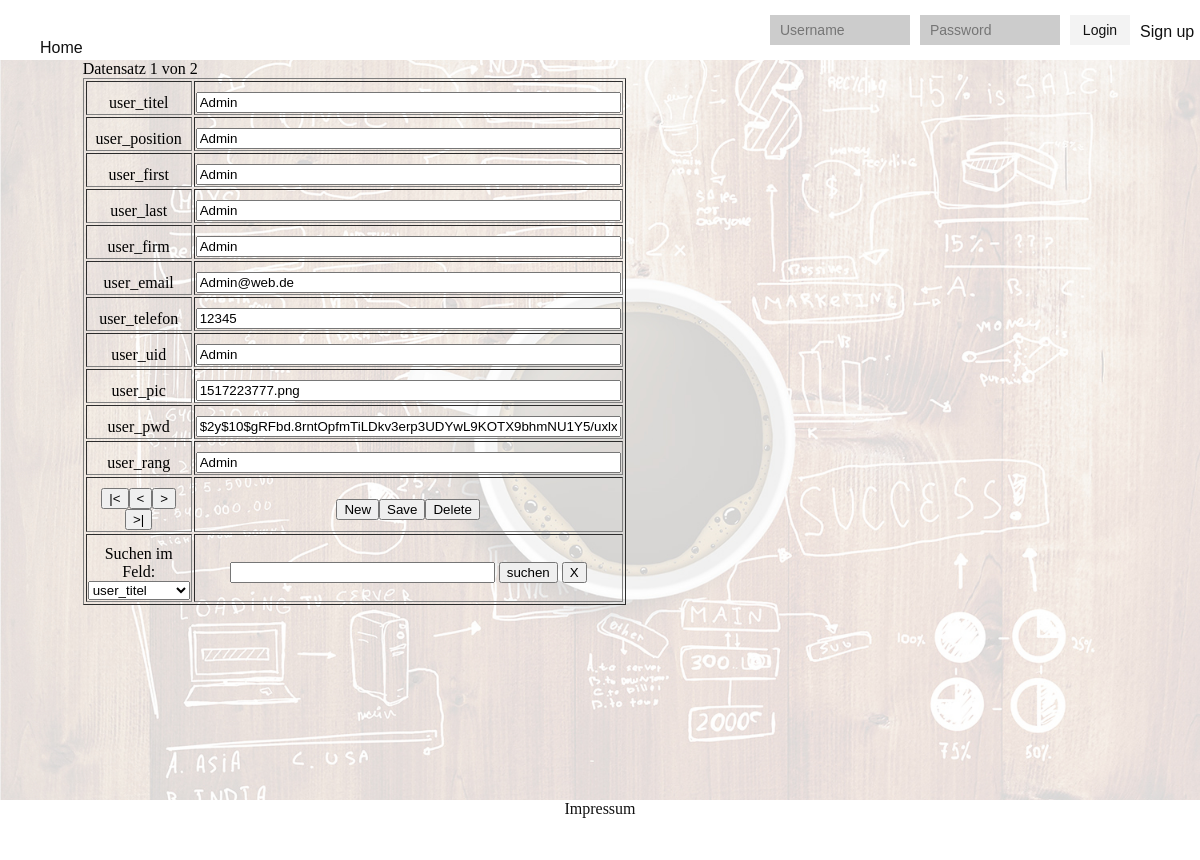
Before: /editor.php with the older database file.
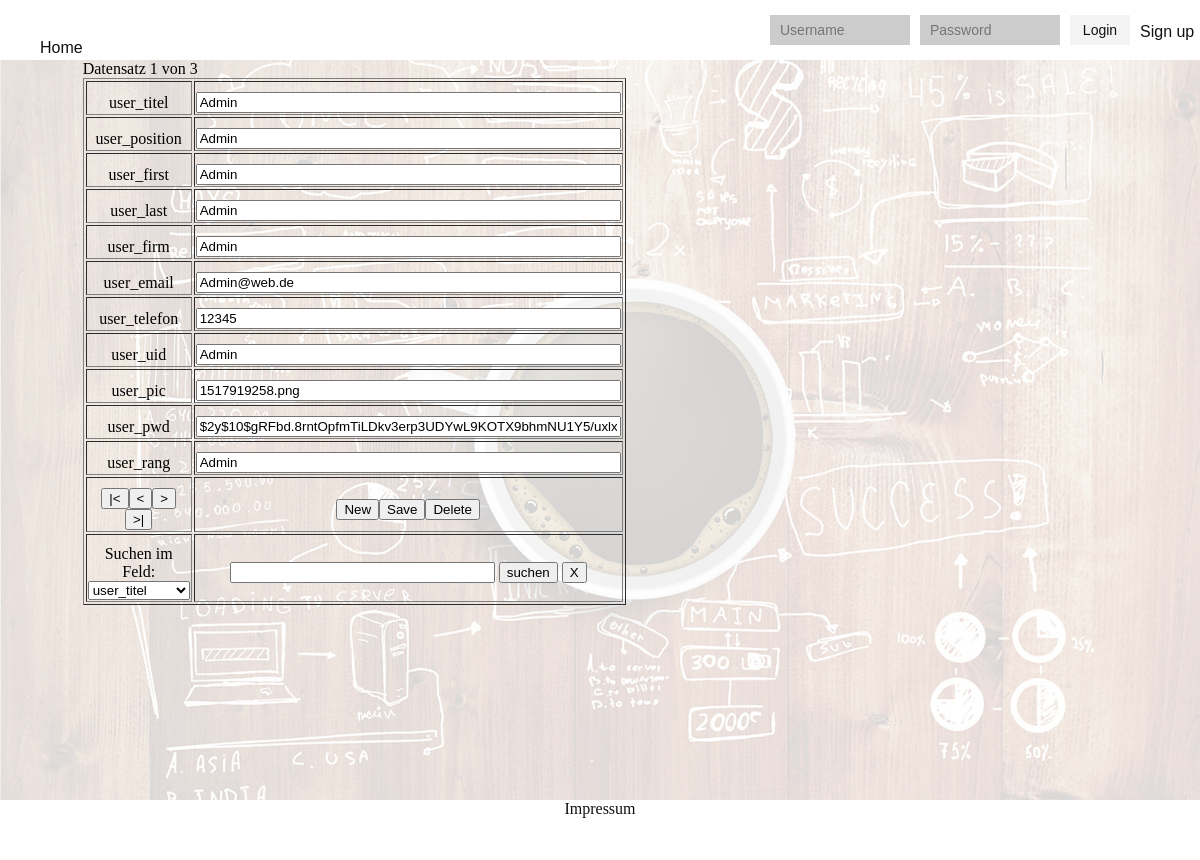
After: the same page with the newer database file.
### tables this page shows
CREATE TABLE `tbl_benutzer` (
  `user_id` int(11) NOT NULL,
  `user_titel` varchar(256) NOT NULL,
  `user_position` varchar(256) NOT NULL,
  `user_first` varchar(256) NOT NULL,
  `user_last` varchar(256) NOT NULL,
  `user_firm` varchar(256) NOT NULL,
  `user_email` varchar(256) NOT NULL,
  `user_telefon` varchar(256) NOT NULL,
  `user_uid` varchar(256) NOT NULL,
  `user_pic` varchar(256) DEFAULT NULL,
  `user_pwd` varchar(256) NOT NULL,
  `user_rang` varchar(256) NOT NULL
);

### funktionen.php (the view, shortened to what this page needs)
<?PHP
function maske($tabellen,$sort)
{
	if (isset($_GET["funktion"])) $funktion = $_GET["funktion"]; else $funktion="";
	if (isset($_GET["suchtext"])) $suchtext = $_GET["suchtext"]; else $suchtext="";
	if (isset($_GET["suchfeld"])) $suchfeld = $_GET["suchfeld"]+0; else $suchfeld=0;
	if (isset($_SESSION["satznr"])) $satznr = $_SESSION["satznr"]; else $satznr=0;
	if (isset($_SESSION["newdata"])) $newdata = $_SESSION["newdata"]; else $newdata=false;
	if (isset($_SESSION["suchen"])) $suchen = $_SESSION["suchen"]; else $suchen=false;
	if (isset($_SESSION["sql_s"])) $sql_s = $_SESSION["sql_s"]; else $sql_s="";
	if (! $suchen || $funktion=="X")
		$sql = "SELECT * FROM " . $tabellen[0][0] . " " . $sort;
	else $sql= $sql_s;
	$result = mysql_query ( $sql ) or die (mysql_error());
	$menge = mysql_num_rows ( $result );
	$felder = mysql_num_fields ( $result );
	$hilf = $satznr+1;
	echo "Datensatz $hilf von $menge";
	echo "<form name='maske' action='' method='get'>";
	echo "<table border ='1' width='600px'>";
	for ( $i = 1; $i < $felder; $i++ )
	{
		$fn = mysql_field_name($result,$i);
		echo "<tr><td width='250px'> " . $fn . "</td><td>";
		if (strtolower(substr($fn,-3)) == "_id" && $i > 0)
		{
			$sql_h ="SELECT * FROM " . $tabellen[$i][0] ;
			$result_h = mysql_query ( $sql_h ) or die (mysql_error());
			$fn_h = mysql_field_name($result_h,1);
			$sql_h ="SELECT * FROM " . $tabellen[$i][0] . " ORDER BY " . $fn_h ;
			$result_h = mysql_query ( $sql_h ) or die (mysql_error());
			$menge_h = mysql_num_rows ( $result_h );
			$felder_h = mysql_num_fields ( $result_h );
			if ($menge_h > 0) $fk_value = mysql_result($result, $satznr, $i);
				else $fk_value=0;
			echo "<select name='$fn' size='1' style='width:100%'>";
			if ($newdata == true) echo "<option value='0'>-- bitte wählen --</option>";
			for ($k=0;$k < $menge_h;$k++)
			{
				$f0 = mysql_result($result_h, $k , 0);
				$ht_felder=explode(",",$tabellen[$i][1]);
				$wert = "";
				for ($h = 0; $h < count($ht_felder); $h++) $wert .= " " . mysql_result ( $result_h, $k, $ht_felder[$h]+0 );
				trim($wert);
				echo"<option value='".$f0."' ";
				if ($funktion != "neu" && $f0 == mysql_result ( $result, $satznr, $i)) echo "selected";
				echo ">$wert</option>";
			}
			echo "</select>";
		}
		else
		{
			echo "<input style='text-align:left' name='$fn' type='text' 	size='50' maxlength='30' value='";
			if ($newdata == false) echo mysql_result($result, $satznr, $i);
			echo "'>";
		}
		echo "</td></tr>";
	}
	echo "<tr><td>";
		echo "<input name='funktion' type='submit' value='|<'>";
		echo "<input name='funktion' type='submit' value='<'>";
		echo "<input name='funktion' type='submit' value='>'>";
		echo "<input name='funktion' type='submit' value='>|'></td><td>";
		echo "<input name='funktion' type='submit' value='New'>";
		echo "<input name='funktion' type='submit' value='Save'>";
		echo "<input name='funktion' type='submit' value='Delete'>";
	echo "</td></tr>";
	echo "<tr>
			<td>Suchen im Feld:<br>
				<select name='suchfeld'>";
				for ( $i = 1; $i < $felder; $i++ )
				{
					$fn = mysql_field_name($result,$i);
					echo "<option value='$i' ";
					if ($i == $suchfeld) echo "selected";
					echo">$fn</option>";
				}
	echo		"</select>
			</td>
			<td><input style='text-align:left' name='suchtext' type='text' size='30' maxlength='30' value='$suchtext'>
				<input name='funktion' type='submit' value='suchen'>
				<input name='funktion' type='submit' value='X'>
			</td>
		  </tr>";
	echo "</table>";
	echo "</form>";
}
?>

Changed rows visible on the page:
changed tbl_benutzer "Admin": user_pic "1517223777.png" → "1517919258.png"
Other visible differences:
$menge: "2" → "3"
